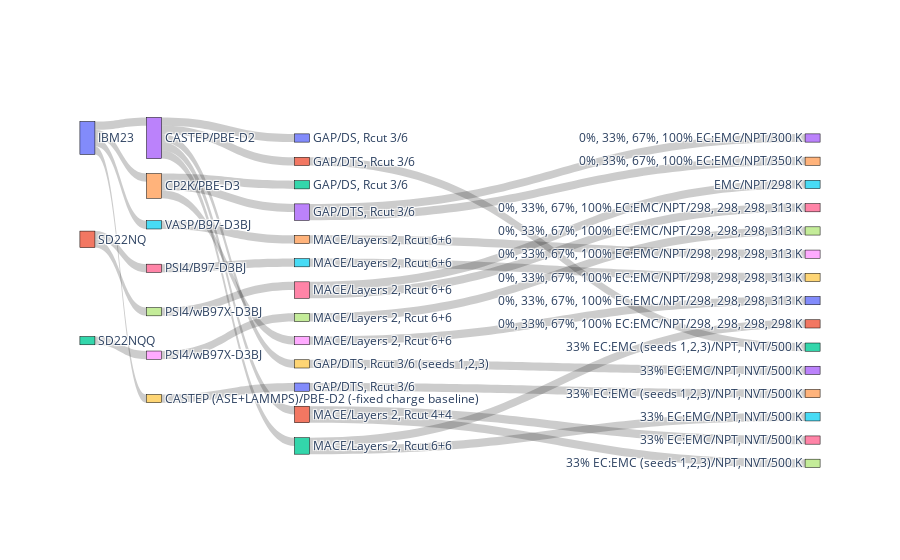

Source (notebook cell):
### Markdown cell above
# Explore Zenodo community

### Code cell
from zenodoExplorer.zenexp import ze

recIDs = [10835267, 10712131, 10890165]
with open("api.key", "r") as keyFile:
    ACCESS_TOKEN = keyFile.readline().rstrip()

z = ze(ACCESS_TOKEN, recIDs, cache='~/.zenodo_cache/')
z.read_zdb()
# z.zdb.del_dat_tree('td1@10835267')
# z.zdb.del_dat_tree('td1@10890165')
# z.zdb.del_dat_tree('ml3@10835267')
# z.zdb.del_dat_tree('md2@10835267')
# z.zdb.del_dat_tree('md1@10712131')
z.zdb.plot()

### Figure 1 — Plotly figure (JSON) as saved in the notebook; plotly's stock layout.template omitted (floating-point values rounded to 4 significant figures)
{"data": [{"arrangement": "snap", "link": {"source": [0, 0, 0, 0, 1, 1, 2, 3, 3, 3, 3, 3, 4, 4, 4, 5, 6, 7, 8, 9, 11, 13, 13, 14, 15, 16, 16, 17, 18, 19, 20, 21, 21, 22, 22], "target": [3, 4, 5, 9, 6, 7, 8, 10, 11, 19, 21, 22, 12, 13, 18, 14, 15, 16, 17, 20, 32, 23, 24, 28, 29, 25, 26, 27, 30, 33, 34, 36, 37, 31, 35], "value": [1, 1, 1, 1, 1, 1, 1, 1, 1, 1, 1, 1, 1, 1, 1, 1, 1, 1, 1, 1, 1, 1, 1, 1, 1, 1, 1, 1, 1, 1, 1, 1, 1, 1, 1]}, "node": {"customdata": ["ac1@10835267", "ac1@10712131", "ac2@10712131", "td1@10835267", "td2@10835267", "td1@10712131", "td2@10712131", "td3@10712131", "td4@10712131", "td1@10890165", "ml1@10835267", "ml2@10835267", "ml3@10835267", "ml4@10835267", "ml1@10712131", "ml2@10712131", "ml3@10712131", "ml4@10712131", "ml5@10712131", "ml1@10890165", "ml2@10890165", "ml3@10890165", "ml4@10890165", "md1@10835267", "md2@10835267", "md1@10712131", "md2@10712131", "md3@10712131", "md4@10712131", "md5@10712131", "md6@10712131", "md7@10712131", "md1@10890165", "md2@10890165", "md3@10890165", "md4@10890165", "md5@10890165", "md6@10890165"], "hovertemplate": "%{customdata}", "label": ["IBM23", "SD22NQ", "SD22NQQ", "CASTEP/PBE-D2", "CP2K/PBE-D3", "VASP/B97-D3BJ", "PSI4/B97-D3BJ", "PSI4/wB97X-D3BJ", "PSI4/wB97X-D3BJ", "CASTEP (ASE+LAMMPS)/PBE-D2 (-fixed charge baseline)", "GAP/DS, Rcut 3/6", "GAP/DTS, Rcut 3/6", "GAP/DS, Rcut 3/6", "GAP/DTS, Rcut 3/6", "MACE/Layers 2, Rcut 6+6", "MACE/Layers 2, Rcut 6+6", "MACE/Layers 2, Rcut 6+6", "MACE/Layers 2, Rcut 6+6", "MACE/Layers 2, Rcut 6+6", "GAP/DTS, Rcut 3/6 (seeds 1,2,3)", "GAP/DTS, Rcut 3/6", "MACE/Layers 2, Rcut 4+4", "MACE/Layers 2, Rcut 6+6", "0%, 33%, 67%, 100% EC:EMC/NPT/300 K", "0%, 33%, 67%, 100% EC:EMC/NPT/350 K", "EMC/NPT/298 K", "0%, 33%, 67%, 100% EC:EMC/NPT/298, 298, 298, 313 K", "0%, 33%, 67%, 100% EC:EMC/NPT/298, 298, 298, 313 K", "0%, 33%, 67%, 100% EC:EMC/NPT/298, 298, 298, 313 K", "0%, 33%, 67%, 100% EC:EMC/NPT/298, 298, 298, 313 K", "0%, 33%, 67%, 100% EC:EMC/NPT/298, 298, 298, 313 K", "0%, 33%, 67%, 100% EC:EMC/NPT/298, 298, 298, 298 K", "33% EC:EMC (seeds 1,2,3)/NPT, NVT/500 K", "33% EC:EMC/NPT, NVT/500 K", "33% EC:EMC (seeds 1,2,3)/NPT, NVT/500 K", "33% EC:EMC/NPT, NVT/500 K", "33% EC:EMC/NPT, NVT/500 K", "33% EC:EMC (seeds 1,2,3)/NPT, NVT/500 K"], "line": {"color": "black", "width": 0.5}, "pad": 15, "thickness": 15, "x": [0.01, 0.01, 0.01, 0.1, 0.1, 0.1, 0.1, 0.1, 0.1, 0.1, 0.3, 0.3, 0.3, 0.3, 0.3, 0.3, 0.3, 0.3, 0.3, 0.3, 0.3, 0.3, 0.3, 0.99, 0.99, 0.99, 0.99, 0.99, 0.99, 0.99, 0.99, 0.99, 0.99, 0.99, 0.99, 0.99, 0.99, 0.99], "y": [0.1, 0.3667, 0.6333, 0.1, 0.2143, 0.3286, 0.4429, 0.5571, 0.6714, 0.7857, 0.1, 0.1615, 0.2231, 0.2846, 0.3462, 0.4077, 0.4692, 0.5308, 0.5923, 0.6538, 0.7154, 0.7769, 0.8385, 0.1, 0.1533, 0.2067, 0.26, 0.3133, 0.3667, 0.42, 0.4733, 0.5267, 0.58, 0.6333, 0.6867, 0.74, 0.7933, 0.8467]}, "type": "sankey"}], "layout": {}}
